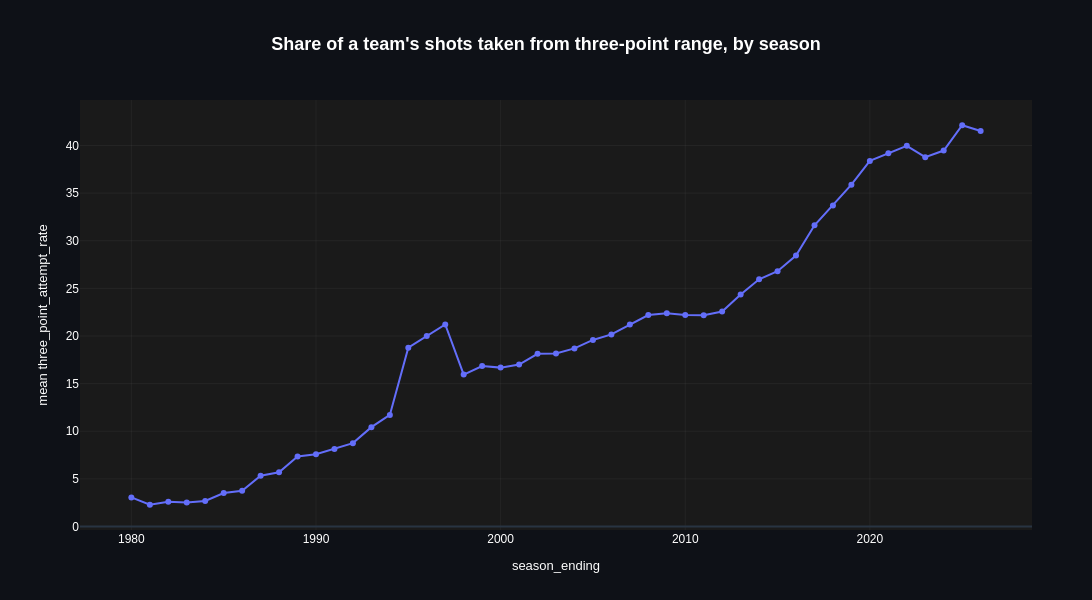

The cell this chart's notebook holds for it:
### Code cell
fig_threes = time_series_plot(
    league,
    date_col="season_ending",
    value_col="three_point_attempt_rate",
    agg="mean",
    freq="YS",
    show_points=True,
    title="Share of a team's shots taken from three-point range, by season",
)
fig_threes.show()

### Figure 1 — Plotly figure (JSON) as saved in the notebook; plotly's stock layout.template omitted (floating-point values rounded to 4 significant figures)
{"data": [{"connectgaps": false, "hovertemplate": "%{y:.3g}<extra></extra>", "line": {"color": "#636EFA", "width": 2}, "mode": "lines+markers", "name": "mean three_point_attempt_rate", "type": "scatter", "x": ["1980-01-01T00:00:00", "1981-01-01T00:00:00", "1982-01-01T00:00:00", "1983-01-01T00:00:00", "1984-01-01T00:00:00", "1985-01-01T00:00:00", "1986-01-01T00:00:00", "1987-01-01T00:00:00", "1988-01-01T00:00:00", "1989-01-01T00:00:00", "1990-01-01T00:00:00", "1991-01-01T00:00:00", "1992-01-01T00:00:00", "1993-01-01T00:00:00", "1994-01-01T00:00:00", "1995-01-01T00:00:00", "1996-01-01T00:00:00", "1997-01-01T00:00:00", "1998-01-01T00:00:00", "1999-01-01T00:00:00", "2000-01-01T00:00:00", "2001-01-01T00:00:00", "2002-01-01T00:00:00", "2003-01-01T00:00:00", "2004-01-01T00:00:00", "2005-01-01T00:00:00", "2006-01-01T00:00:00", "2007-01-01T00:00:00", "2008-01-01T00:00:00", "2009-01-01T00:00:00", "2010-01-01T00:00:00", "2011-01-01T00:00:00", "2012-01-01T00:00:00", "2013-01-01T00:00:00", "2014-01-01T00:00:00", "2015-01-01T00:00:00", "2016-01-01T00:00:00", "2017-01-01T00:00:00", "2018-01-01T00:00:00", "2019-01-01T00:00:00", "2020-01-01T00:00:00", "2021-01-01T00:00:00", "2022-01-01T00:00:00", "2023-01-01T00:00:00", "2024-01-01T00:00:00", "2025-01-01T00:00:00", "2026-01-01T00:00:00"], "y": [3.053, 2.283, 2.593, 2.509, 2.687, 3.519, 3.76, 5.324, 5.693, 7.347, 7.593, 8.149, 8.753, 10.43, 11.71, 18.76, 20.0, 21.2, 15.95, 16.84, 16.68, 17.01, 18.13, 18.16, 18.7, 19.59, 20.17, 21.2, 22.2, 22.39, 22.21, 22.18, 22.57, 24.36, 25.96, 26.8, 28.45, 31.63, 33.71, 35.88, 38.38, 39.19, 39.96, 38.77, 39.47, 42.12, 41.51]}], "layout": {"font": {"color": "white", "family": "Arial"}, "height": 600, "hovermode": "x unified", "legend": {"bgcolor": "rgba(0,0,0,0.4)", "bordercolor": "rgba(255,255,255,0.15)", "borderwidth": 1, "font": {"color": "white", "size": 11}}, "margin": {"b": 70, "l": 80, "r": 60, "t": 100}, "paper_bgcolor": "#0e1117", "plot_bgcolor": "#1a1a1a", "title": {"font": {"color": "white", "family": "Arial", "size": 18}, "text": "<b>Share of a team's shots taken from three-point range, by season</b>", "x": 0.5, "xanchor": "center"}, "width": 1400, "xaxis": {"gridcolor": "rgba(128,128,128,0.2)", "gridwidth": 0.5, "rangeslider": {"visible": false}, "showgrid": true, "title": {"font": {"size": 13}, "text": "season_ending"}}, "yaxis": {"gridcolor": "rgba(128,128,128,0.2)", "gridwidth": 0.5, "showgrid": true, "title": {"font": {"size": 13}, "text": "mean three_point_attempt_rate"}, "type": "linear"}}}
